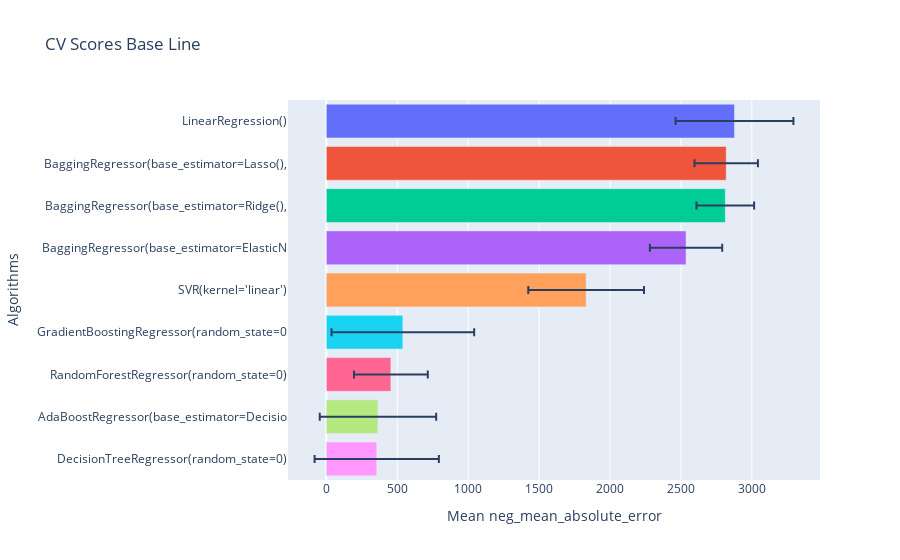

The notebook cell saved with this chart:
### Markdown cell above
El mejor de ellos es AdaBoost tanto en R2 con una dispersión entre datos aceptable.

### Code cell
gp.crossval_models(x_train,y_train,10,lista_estimadores,"neg_mean_absolute_error")

### Figure 1 — Plotly figure (JSON) as saved in the notebook; plotly's stock layout.template omitted (floating-point values rounded to 4 significant figures)
{"data": [{"alignmentgroup": "True", "error_x": {"array": [415.3]}, "hovertemplate": "Algorithms=%{y}<br>Mean neg_mean_absolute_error=%{x}<extra></extra>", "legendgroup": "LinearRegression()", "marker": {"color": "#636efa", "pattern": {"shape": ""}}, "name": "LinearRegression()", "offsetgroup": "LinearRegression()", "orientation": "h", "showlegend": true, "textposition": "auto", "type": "bar", "x": [2877.0], "xaxis": "x", "y": ["LinearRegression()"], "yaxis": "y"}, {"alignmentgroup": "True", "error_x": {"array": [223.7]}, "hovertemplate": "Algorithms=%{y}<br>Mean neg_mean_absolute_error=%{x}<extra></extra>", "legendgroup": "BaggingRegressor(base_estimator=Lasso(),", "marker": {"color": "#EF553B", "pattern": {"shape": ""}}, "name": "BaggingRegressor(base_estimator=Lasso(),", "offsetgroup": "BaggingRegressor(base_estimator=Lasso(),", "orientation": "h", "showlegend": true, "textposition": "auto", "type": "bar", "x": [2819.0], "xaxis": "x", "y": ["BaggingRegressor(base_estimator=Lasso(),"], "yaxis": "y"}, {"alignmentgroup": "True", "error_x": {"array": [203.2]}, "hovertemplate": "Algorithms=%{y}<br>Mean neg_mean_absolute_error=%{x}<extra></extra>", "legendgroup": "BaggingRegressor(base_estimator=Ridge(),", "marker": {"color": "#00cc96", "pattern": {"shape": ""}}, "name": "BaggingRegressor(base_estimator=Ridge(),", "offsetgroup": "BaggingRegressor(base_estimator=Ridge(),", "orientation": "h", "showlegend": true, "textposition": "auto", "type": "bar", "x": [2812.0], "xaxis": "x", "y": ["BaggingRegressor(base_estimator=Ridge(),"], "yaxis": "y"}, {"alignmentgroup": "True", "error_x": {"array": [254.9]}, "hovertemplate": "Algorithms=%{y}<br>Mean neg_mean_absolute_error=%{x}<extra></extra>", "legendgroup": "BaggingRegressor(base_estimator=ElasticN", "marker": {"color": "#ab63fa", "pattern": {"shape": ""}}, "name": "BaggingRegressor(base_estimator=ElasticN", "offsetgroup": "BaggingRegressor(base_estimator=ElasticN", "orientation": "h", "showlegend": true, "textposition": "auto", "type": "bar", "x": [2536.0], "xaxis": "x", "y": ["BaggingRegressor(base_estimator=ElasticN"], "yaxis": "y"}, {"alignmentgroup": "True", "error_x": {"array": [407.9]}, "hovertemplate": "Algorithms=%{y}<br>Mean neg_mean_absolute_error=%{x}<extra></extra>", "legendgroup": "SVR(kernel='linear')", "marker": {"color": "#FFA15A", "pattern": {"shape": ""}}, "name": "SVR(kernel='linear')", "offsetgroup": "SVR(kernel='linear')", "orientation": "h", "showlegend": true, "textposition": "auto", "type": "bar", "x": [1831.0], "xaxis": "x", "y": ["SVR(kernel='linear')"], "yaxis": "y"}, {"alignmentgroup": "True", "error_x": {"array": [502.8]}, "hovertemplate": "Algorithms=%{y}<br>Mean neg_mean_absolute_error=%{x}<extra></extra>", "legendgroup": "GradientBoostingRegressor(random_state=0", "marker": {"color": "#19d3f3", "pattern": {"shape": ""}}, "name": "GradientBoostingRegressor(random_state=0", "offsetgroup": "GradientBoostingRegressor(random_state=0", "orientation": "h", "showlegend": true, "textposition": "auto", "type": "bar", "x": [539.3], "xaxis": "x", "y": ["GradientBoostingRegressor(random_state=0"], "yaxis": "y"}, {"alignmentgroup": "True", "error_x": {"array": [260.2]}, "hovertemplate": "Algorithms=%{y}<br>Mean neg_mean_absolute_error=%{x}<extra></extra>", "legendgroup": "RandomForestRegressor(random_state=0)", "marker": {"color": "#FF6692", "pattern": {"shape": ""}}, "name": "RandomForestRegressor(random_state=0)", "offsetgroup": "RandomForestRegressor(random_state=0)", "orientation": "h", "showlegend": true, "textposition": "auto", "type": "bar", "x": [454.9], "xaxis": "x", "y": ["RandomForestRegressor(random_state=0)"], "yaxis": "y"}, {"alignmentgroup": "True", "error_x": {"array": [410.4]}, "hovertemplate": "Algorithms=%{y}<br>Mean neg_mean_absolute_error=%{x}<extra></extra>", "legendgroup": "AdaBoostRegressor(base_estimator=Decisio", "marker": {"color": "#B6E880", "pattern": {"shape": ""}}, "name": "AdaBoostRegressor(base_estimator=Decisio", "offsetgroup": "AdaBoostRegressor(base_estimator=Decisio", "orientation": "h", "showlegend": true, "textposition": "auto", "type": "bar", "x": [363.8], "xaxis": "x", "y": ["AdaBoostRegressor(base_estimator=Decisio"], "yaxis": "y"}, {"alignmentgroup": "True", "error_x": {"array": [438.0]}, "hovertemplate": "Algorithms=%{y}<br>Mean neg_mean_absolute_error=%{x}<extra></extra>", "legendgroup": "DecisionTreeRegressor(random_state=0)", "marker": {"color": "#FF97FF", "pattern": {"shape": ""}}, "name": "DecisionTreeRegressor(random_state=0)", "offsetgroup": "DecisionTreeRegressor(random_state=0)", "orientation": "h", "showlegend": true, "textposition": "auto", "type": "bar", "x": [355.3], "xaxis": "x", "y": ["DecisionTreeRegressor(random_state=0)"], "yaxis": "y"}], "layout": {"barmode": "relative", "legend": {"title": {"text": "Algorithms"}, "tracegroupgap": 0}, "showlegend": false, "title": {"text": "CV Scores Base Line"}, "xaxis": {"anchor": "y", "domain": [0, 1], "title": {"text": "Mean neg_mean_absolute_error"}}, "yaxis": {"anchor": "x", "categoryarray": ["DecisionTreeRegressor(random_state=0)", "AdaBoostRegressor(base_estimator=Decisio", "RandomForestRegressor(random_state=0)", "GradientBoostingRegressor(random_state=0", "SVR(kernel='linear')", "BaggingRegressor(base_estimator=ElasticN", "BaggingRegressor(base_estimator=Ridge(),", "BaggingRegressor(base_estimator=Lasso(),", "LinearRegression()"], "categoryorder": "array", "domain": [0, 1], "title": {"text": "Algorithms"}}}}
